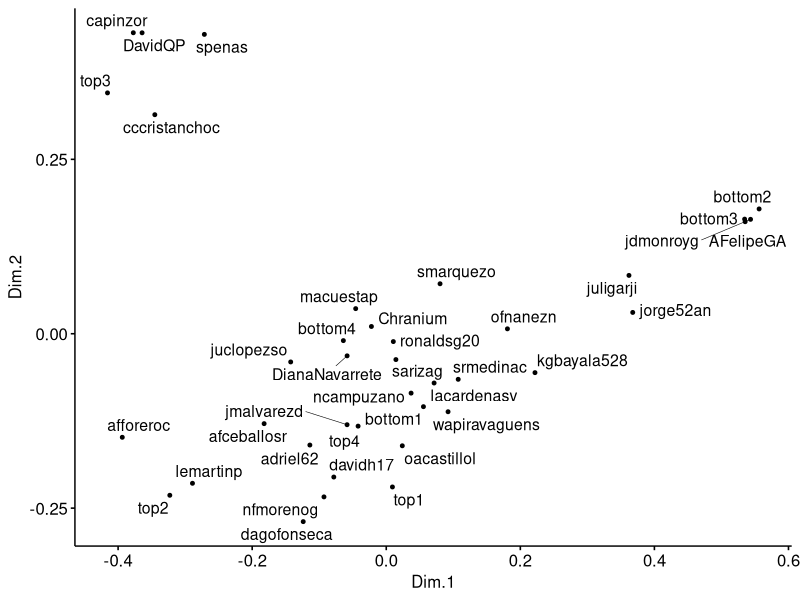
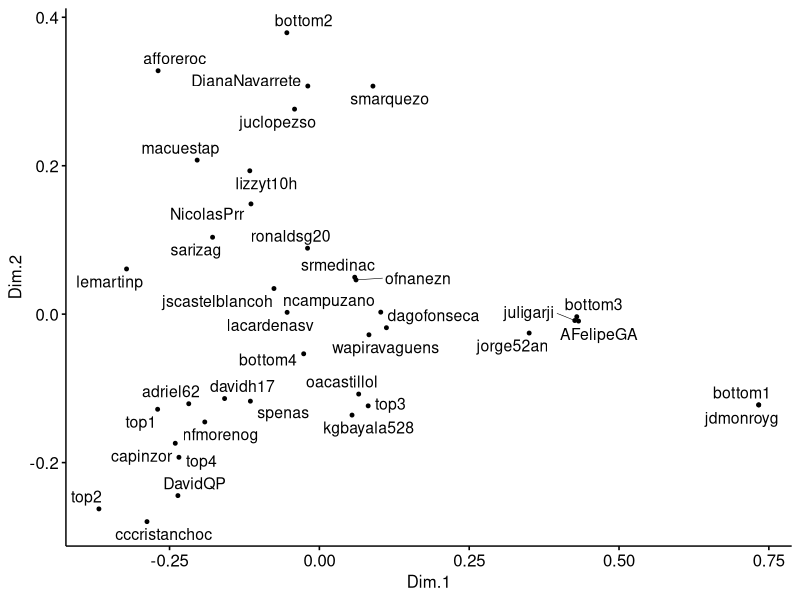
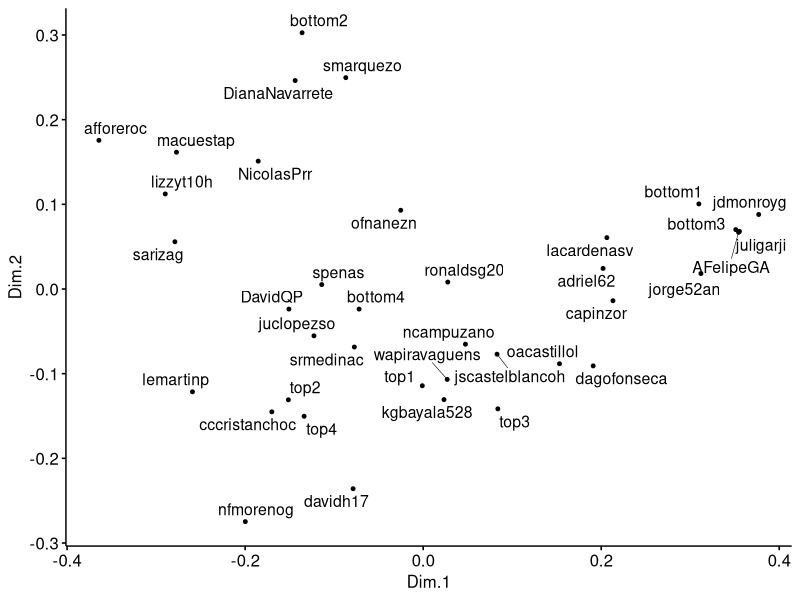
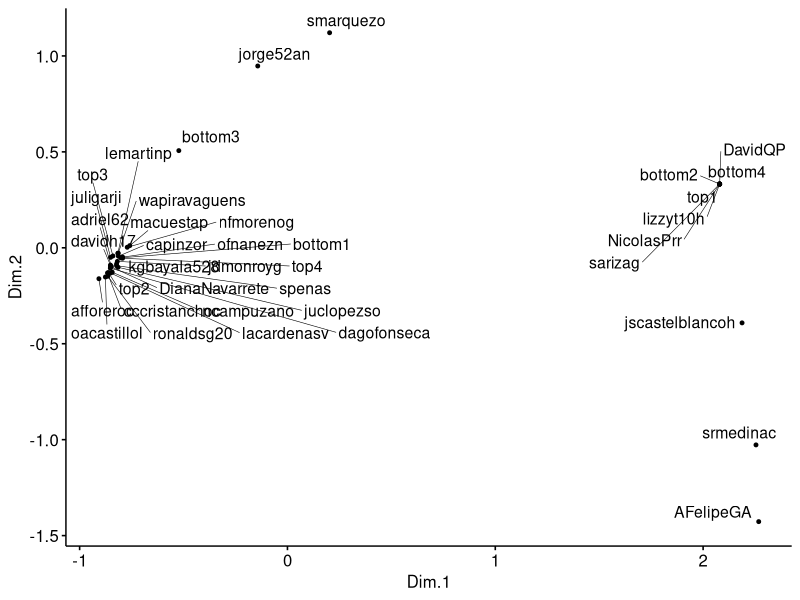
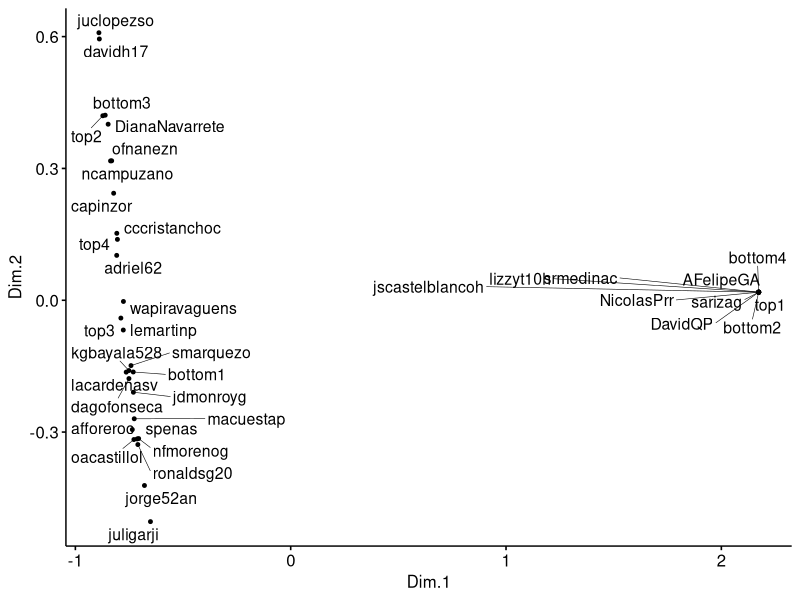
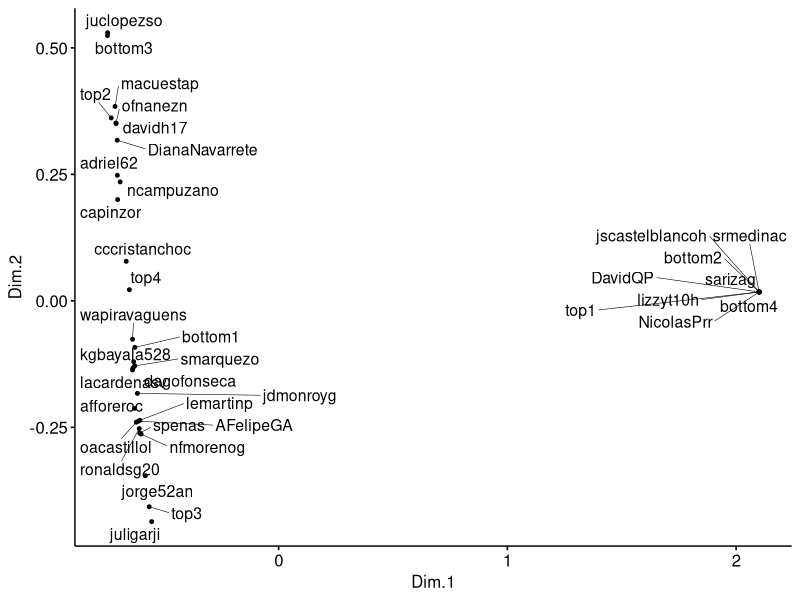
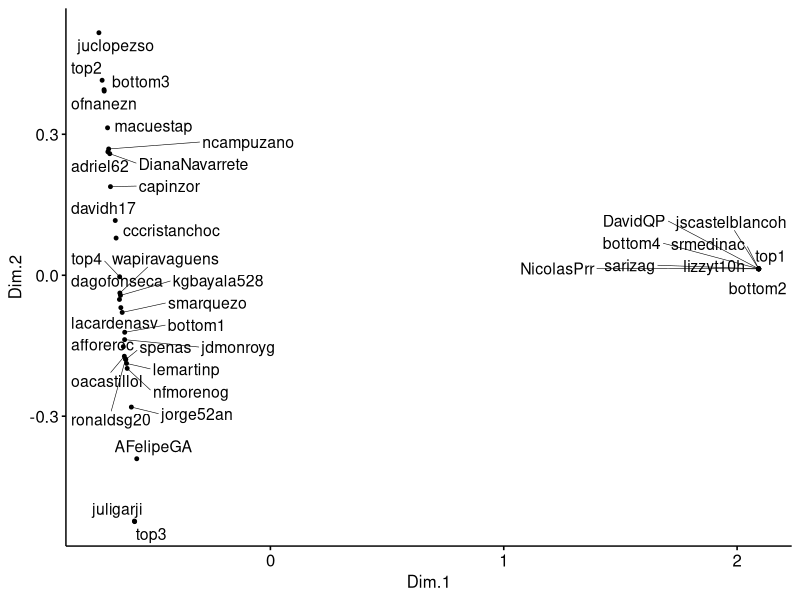

Source code (R) for these figures, in order:
## ---- chunk 1
options(ggrepel.max.overlaps = Inf)
df <- read.csv("stage1_bogota3_edge.csv")
df
## ---- chunk 2
# add the rownames as a proper column
rownames(df) <- NULL
df
## ---- chunk 3
vec <- colnames(df)
vec <- vec[-1]
vec
## ---- chunk 4
 nrow(df)
## ---- chunk 5
library(magrittr)
library(dplyr)
library(ggpubr)
# Cmpute MDS
mds <- df %>%
  dist() %>%          
  cmdscale() %>%
  as_tibble()
colnames(mds) <- c("Dim.1", "Dim.2")
# Plot MDS
ggscatter(mds, x = "Dim.1", y = "Dim.2", 
          label = vec,
          size = 1,
          repel = TRUE)

## ---- chunk 6
df <- read.csv("stage2_bogota3_edge.csv")
df
## ---- chunk 7
# add the rownames as a proper column
rownames(df) <- NULL
df
## ---- chunk 8
vec <- colnames(df)
vec <- vec[-1]
vec
## ---- chunk 9
library(magrittr)
library(dplyr)
library(ggpubr)
# Cmpute MDS
mds <- df %>%
  dist() %>%          
  cmdscale() %>%
  as_tibble()
colnames(mds) <- c("Dim.1", "Dim.2")
# Plot MDS
ggscatter(mds, x = "Dim.1", y = "Dim.2", 
          label = vec,
          size = 1,
          repel = TRUE)
## ---- chunk 10
df <- read.csv("stage3_bogota3_edge.csv")
df
## ---- chunk 11
library(magrittr)
library(dplyr)
library(ggpubr)
# Cmpute MDS
mds <- df %>%
  dist() %>%          
  cmdscale() %>%
  as_tibble()
colnames(mds) <- c("Dim.1", "Dim.2")
# Plot MDS
ggscatter(mds, x = "Dim.1", y = "Dim.2", 
          label = vec,
          size = 1,
          repel = TRUE)

## ---- chunk 12
df <- read.csv("stage1_bogota0_edge.csv")
df
## ---- chunk 13
library(magrittr)
library(dplyr)
library(ggpubr)
# Cmpute MDS
mds <- df %>%
  dist() %>%          
  cmdscale() %>%
  as_tibble()
colnames(mds) <- c("Dim.1", "Dim.2")
# Plot MDS
ggscatter(mds, x = "Dim.1", y = "Dim.2", 
          label = vec,
          size = 1,
          repel = TRUE)

## ---- chunk 14
df <- read.csv("stage2_bogota0_edge.csv")
df
## ---- chunk 15
library(magrittr)
library(dplyr)
library(ggpubr)
# Cmpute MDS
mds <- df %>%
  dist() %>%          
  cmdscale() %>%
  as_tibble()
colnames(mds) <- c("Dim.1", "Dim.2")
# Plot MDS
ggscatter(mds, x = "Dim.1", y = "Dim.2", 
          label = vec,
          size = 1,
          repel = TRUE)
## ---- chunk 16
df <- read.csv("stage3_bogota0_edge.csv")
df
## ---- chunk 17
library(magrittr)
library(dplyr)
library(ggpubr)
# Cmpute MDS
mds <- df %>%
  dist() %>%          
  cmdscale() %>%
  as_tibble()
colnames(mds) <- c("Dim.1", "Dim.2")
# Plot MDS
ggscatter(mds, x = "Dim.1", y = "Dim.2", 
          label = vec,
          size = 1,
          repel = TRUE)
## ---- chunk 18
df <- read.csv("stage4_bogota0_edge.csv")
df
## ---- chunk 19
library(magrittr)
library(dplyr)
library(ggpubr)
# Cmpute MDS
mds <- df %>%
  dist() %>%          
  cmdscale() %>%
  as_tibble()
colnames(mds) <- c("Dim.1", "Dim.2")
# Plot MDS
ggscatter(mds, x = "Dim.1", y = "Dim.2", 
          label = vec,
          size = 1,
          repel = TRUE)
